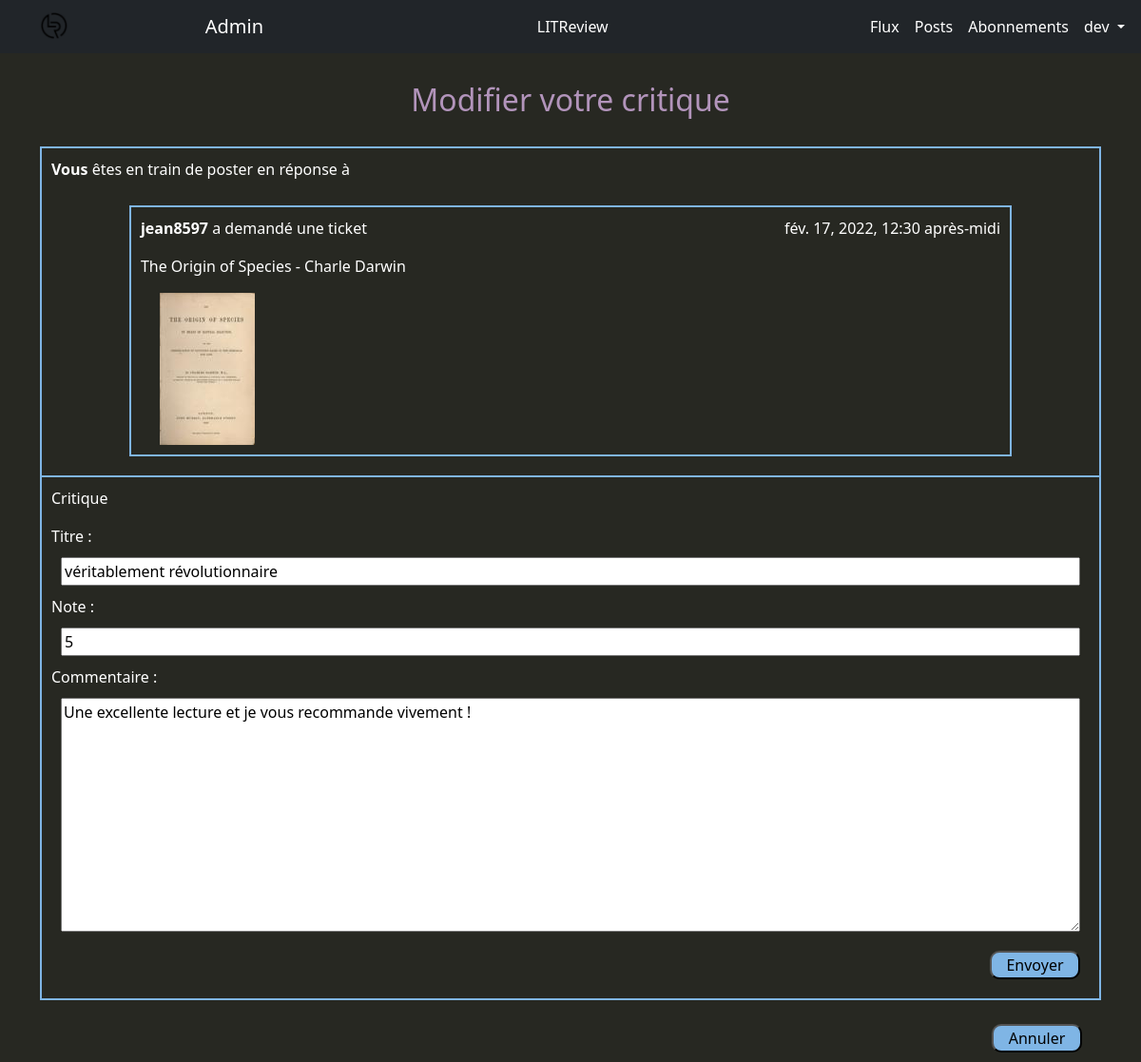
Screenshot of /flux/reviews/6 (signed in) with the database file from the repository.
### reviews/models.py (models this page shows, shortened)
class Ticket(models.Model):
    title = models.CharField(max_length=128)
    description = models.TextField(max_length=2_048, blank=True)
    user = models.ForeignKey(to=settings.AUTH_USER_MODEL,
                             on_delete=models.CASCADE)
    image = models.ImageField(null=True, blank=True, upload_to="ticket_images")
    time_created = models.DateTimeField(auto_now_add=True)
    IMAGE_MAX_SIZE = (120, 160)  # (largeur, hauteur)

class Review(models.Model):
    ticket = models.ForeignKey(to=Ticket, on_delete=models.CASCADE)
    rating = models.PositiveSmallIntegerField(validators=[MinValueValidator(0),
                                                          MaxValueValidator(5)]
                                              )
    user = models.ForeignKey(to=settings.AUTH_USER_MODEL,
                             on_delete=models.CASCADE)
    headline = models.CharField(max_length=128)
    body = models.TextField(max_length=8_192, blank=True)
    time_created = models.DateTimeField(auto_now_add=True)
    class Meta:
        unique_together = ("user", "ticket")

### reviews/views.py (the view)
# urls.py: path("reviews/<int:review_id>", review_edit, name="review-edit"),
@login_required
def review_edit(request, review_id):
    review = get_object_or_404(Review, id=review_id)
    form = ReviewForm(instance=review)
    ticket = Ticket.objects.get(id=review.ticket_id)
    if review.user == request.user:
        if request.method == "POST":
            form = ReviewForm(request.POST, request.FILES, instance=review)
            if form.is_valid():
                form.save()
                return redirect("posts-user")
    else:
        messages.error(request, MESSAGE_DENIED,
                       extra_tags=TAGS_DENIED)
        return redirect("flux-user")
    return render(request, "reviews/ticket_answer.html",
                  context={"form": form, "post": ticket, "option": "edit"})

### reviews/forms.py
class ReviewForm(forms.ModelForm):
    label_fields = ["Titre", "Note", "Commentaire"]
    class Meta:
        model = Review
        fields = ["headline", "rating", "body"]
    def __init__(self, *args, **kwargs):
        super().__init__(*args, **kwargs)
        fields_attribute(self.fields, self.label_fields)

### reviews/forms.py (called while the page is built)
def fields_attribute(fields, label_fields):
    for idx, field in enumerate(fields):
        fields[field].widget.attrs.update(
            {"class": "fields-margin"})
        fields[field].label = label_fields[idx]

### reviews/templates/reviews/ticket_answer.html (shortened to what this page needs)
{% extends "base.html" %}
{% block content %}
{% if not option %}
  <h2>Créer une critique</h2>
{% elif option == "edit" %}
  <h2>Modifier votre critique</h2>
{% endif %}
<div class="flexbox-center flex-column">
  <div class="separate-form">
    <p><strong>Vous</strong> êtes en train de poster en réponse à</p>
    <div class="flexbox-center">
      {% include "reviews/ticket_view_snippet.html" with option="ticket-answer" %}
    </div>
  </div>
  <div class="separate-form border-top-none">
    <p>Critique</p>
    <form class="flexbox-center flex-column no-margin" method="post" enctype="mutipart/form-data">
      {% for field in form %}
        {{ field.label_tag }}
        {{ field }}
      {% endfor %}
      <div class="flexbox-right">
        <input class="button-margin-right generic-buttonn margin-10" type="submit" value="Envoyer">
      </div>
    </form>
  </div>
</div>
<div class="flexbox-right">
  <a href="
  {% if option == 'edit' %}{% url 'posts-user' %}
  {% else %}{% url 'flux-user' %}
  {% endif %}">
    <input class="button-margin-right generic-buttonn button-back" type="submit" value="Annuler">
  </a>
</div>
{% endblock %}

### templates/base.html (shortened to what this page needs)
{% load static %}
<html {% if LANGUAGE_CODE %}lang="{{ LANGUAGE_CODE }}"{% endif %}>
  <head>
    <link rel="stylesheet" href="{% static 'css/bootstrap.min.css' %}">
    <link rel="stylesheet" href="{% static 'css/littreview.css' %}">
  </head>
  <body>
    <nav class="navbar sticky-top navbar-expand-lg navbar-dark bg-dark">
      <div class="container">
        <div class="bs-perso-navbar-brand-container">
          <a class="navbar-brand" href="{% url 'home-page' %}">
            <img src="../media/logo_litreview_no_text.png" alt="Logo de LITReview">
          </a>
          {% if user.is_superuser %}
            <a class="navbar-brand" href="/admin">
              Admin
            </a>
          {% endif %}
        </div>
        <div class="navbar-nav bs-perso-navbar-central">
          <a class="nav-item nav-link active" href="{% url 'home-page' %}">
            LITReview
          </a>
        </div>
        <div id="navbarRight" class="navbar-nav bs-perso-navbar-right">
          {% if user.is_authenticated %}
          <a class="nav-item nav-link active" href="{% url 'flux-user' %}">
            Flux
          </a>
          <a class="nav-item nav-link active" href="{% url 'posts-user' %}">
            Posts
          </a>
          <a class="nav-item nav-link active" href="{% url 'follow-user' %}">
            Abonnements
          </a>
          {% endif %}
          <div class="nav-item dropdown">
            {% if user.is_authenticated %}
              <a class="nav-link active dropdown-toggle" href="#" data-bs-toggle="dropdown">
                {{ user.username }}
              </a>
            {% endif %}
          </div>
        </div>
      </div>
    </nav>
    <div class="container">
      <div class="jumbotron">
        {% block content %}{% endblock %}
      </div>
    </div>
  </body>
</html>

### reviews/templates/reviews/ticket_view_snippet.html (shortened to what this page needs)
<div class="borderr flux-content-container hyphens-break-word
{% if option == 'ticket-answer' %} content-ticket-answer{% endif %}">
  <div class="flux-content-first-line">
    {% if option == "interlock" %}
      <p>Ticket -
        <strong>
          {% if post.user == request.user %}Vous
          {% else %}{{ post.user }}
          {% endif %}
        </strong>
      </p>
    {% else %}
      {% if post.user == request.user %}
        <p><strong>Vous</strong> avez publié un ticket</p>
      {% else %}
        <p><strong>{{ post.user }}</strong> a demandé une ticket</p>
      {% endif %}
      <p>{{ post.time_created }}</p>
    {% endif %}
  </div>
  <p>{{ post.title }}</p>
  {% if post.image %}
    <div class="margin-left-20">
      <img src="{{ post.image.url }}" alt="Image inexistante">
    </div>
  {% endif %}
</div>

### static/css/littreview.css (style rules this page uses)
body { background-color: #272822; color: white; }
h2 { color: #b294bb; text-align: center; margin: 30px 0px; }
a { text-decoration: none; color: #7fb5e5; text-align: center; }
.bs-perso-navbar-central { position: sticky; left: 46.4%; }
.bs-perso-navbar-brand-container { display: flex; justify-content: space-between; width: 22.5%; }
.bs-perso-navbar-right { max-width: 22.5%; }
.flexbox-center { display: flex; justify-content: center; }
.flex-column { flex-direction: column; }
.generic-buttonn { background-color: #7fb5e5; border-radius: 10px; min-width: 95px; width: auto; }
.flexbox-right { display: flex; justify-content: right; }
.fields-margin { margin: 10px; }
.button-margin-right { margin-right: 10px; }
.borderr { border: 2px solid #7fb5e5; }
.flux-content-container { width: 55%; min-width: 500px; padding: 10px; margin: 10px 0px; }
.flux-content-first-line { display: flex; justify-content: space-between; }
.separate-form { min-width: 500px; border: 2px solid #7fb5e5; border-collapse: collapse; padding: 10px; }
.border-top-none { border-top: none; margin-bottom: 15px; }
.content-ticket-answer { width: 85%; min-width: 476px; }
.no-margin { margin: 0px; }
.margin-10 { margin: 10px; }
.button-back { margin: 10px; margin-right: 20px; }
.margin-left-20 { margin-left: 20px; }
.hyphens-break-word { -webkit-hyphens: auto; -moz-hyphens: auto; -ms-hyphens: auto; hyphens: auto; overflow-wrap: break-word; }

### rows the page displays
Ticket: user "jean8597", time_created "fév. 17, 2022, 12:30 après-midi", title "The Origin of Species - Charle Darwin", image (picture)
Review: form "véritablement révolutionnaire" "5" "Une excellente lecture et je vous recommande vivement !"

### other values shown
{{ user.username }} "dev"
{{ field.label_tag }} "Titre :" "Note :" "Commentaire :"
